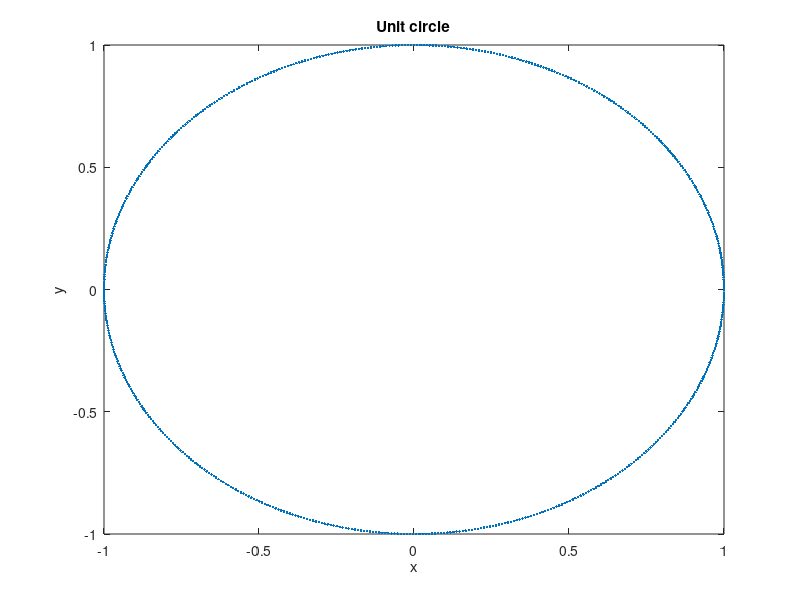
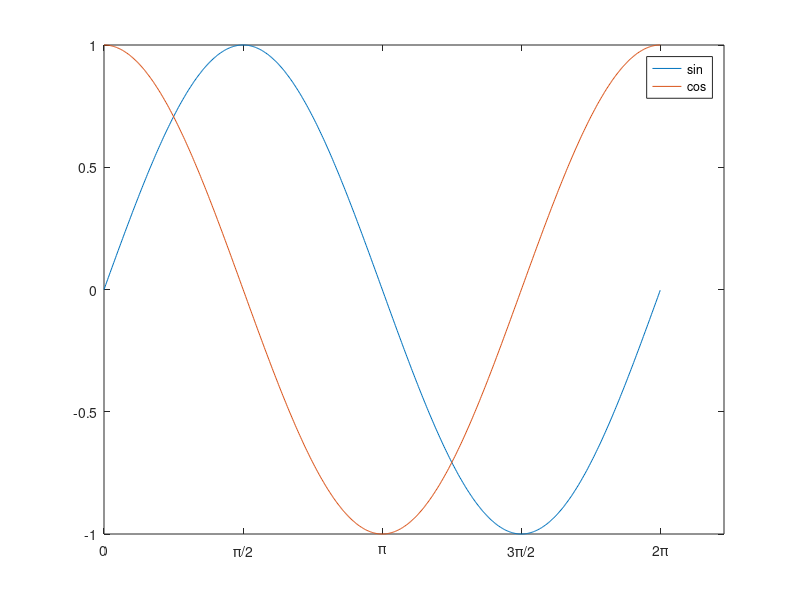

Recreate these plots in MATLAB, in order.
% GEOG 210A
% Trigonometric Functions
% 27 September 2018

% Plot the Unit Circle
theta = [0:.01:2*pi];
r = 1; % Define the radius of the circle r = 1.
x = r*cos(theta); 
y = r*sin(theta); 

% Semi-colon suppresses output on screen (when running 
% in command line, use this so as not to display all
% variables.

plot(x,y)
plot(x,y,'.')

% To put a title + labels on your plot:
title('Unit circle')
xlabel('x')
ylabel('y')

% Example of trig functions

figure(2)
plot(theta,sin(theta))
hold on % To keep that function on the plot
plot(theta,cos(theta))

% Add a legend + tick marks to x-axis
figure(2)
legend('sin','cos')
set(gca,'xtick',[0:pi/2:2*pi]) % gca = get current axis
set(gca,'xticklabel',{'0','\pi/2','\pi','3\pi/2','2\pi'})

% To clear command window, type clc (keeps all variables)






